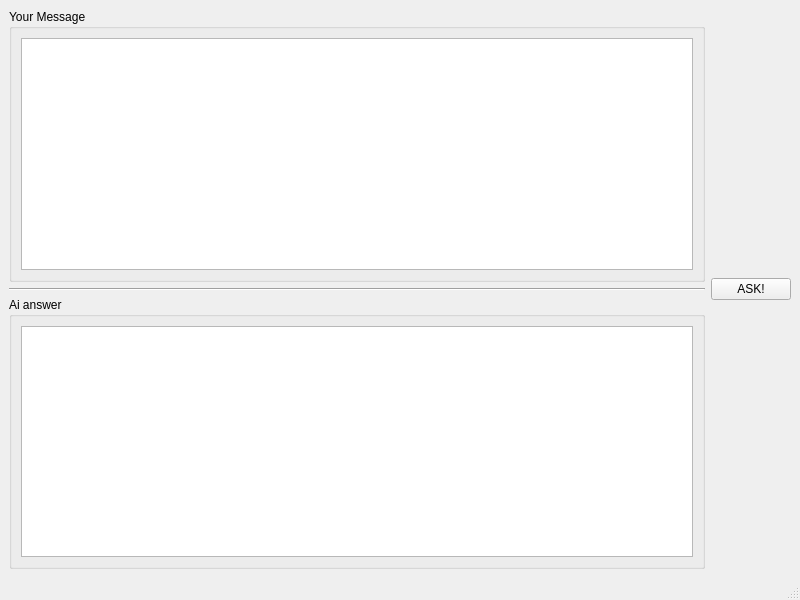
<?xml version="1.0" encoding="UTF-8"?>
<ui version="4.0">
 <class>MainWindow</class>
 <widget class="QMainWindow" name="MainWindow">
  <property name="geometry">
   <rect>
    <x>0</x>
    <y>0</y>
    <width>800</width>
    <height>600</height>
   </rect>
  </property>
  <property name="windowTitle">
   <string>MainWindow</string>
  </property>
  <widget class="QWidget" name="centralwidget">
   <layout class="QHBoxLayout" name="horizontalLayout">
    <item>
     <layout class="QVBoxLayout" name="verticalLayout_3">
      <item>
       <widget class="QGroupBox" name="groupBox">
        <property name="title">
         <string>Your Message</string>
        </property>
        <layout class="QVBoxLayout" name="verticalLayout_2">
         <item>
          <widget class="QTextEdit" name="te_userMessage"/>
         </item>
        </layout>
       </widget>
      </item>
      <item>
       <widget class="Line" name="line">
        <property name="orientation">
         <enum>Qt::Orientation::Horizontal</enum>
        </property>
       </widget>
      </item>
      <item>
       <widget class="QGroupBox" name="groupBox_2">
        <property name="title">
         <string>Ai answer</string>
        </property>
        <layout class="QVBoxLayout" name="verticalLayout">
         <item>
          <widget class="QTextEdit" name="te_aiAnswer"/>
         </item>
        </layout>
       </widget>
      </item>
     </layout>
    </item>
    <item>
     <widget class="QPushButton" name="pb_ask">
      <property name="text">
       <string>ASK!</string>
      </property>
     </widget>
    </item>
   </layout>
  </widget>
  <widget class="QMenuBar" name="menubar">
   <property name="geometry">
    <rect>
     <x>0</x>
     <y>0</y>
     <width>800</width>
     <height>33</height>
    </rect>
   </property>
  </widget>
  <widget class="QStatusBar" name="statusbar"/>
 </widget>
 <resources/>
 <connections/>
</ui>
